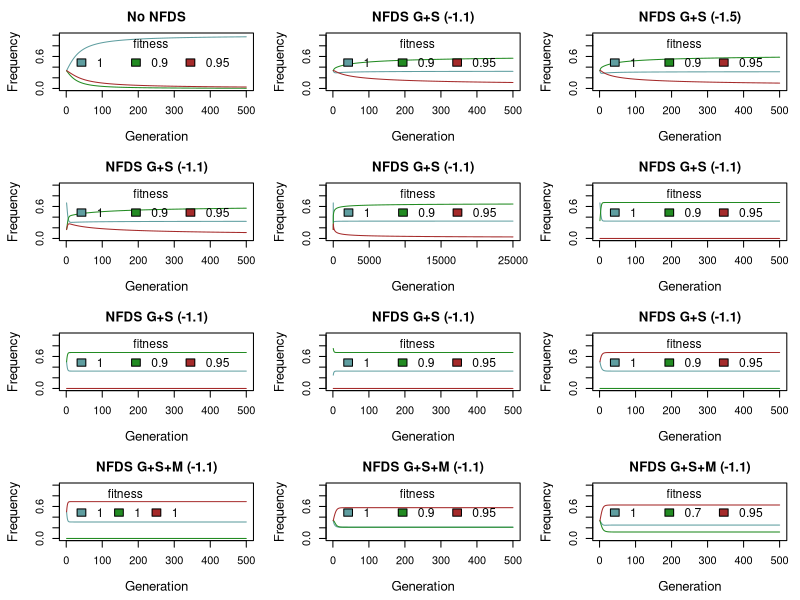
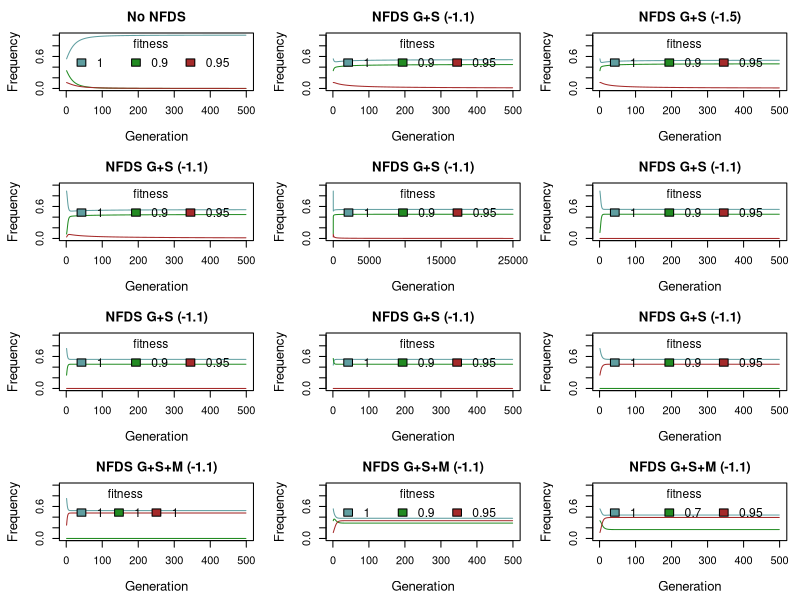
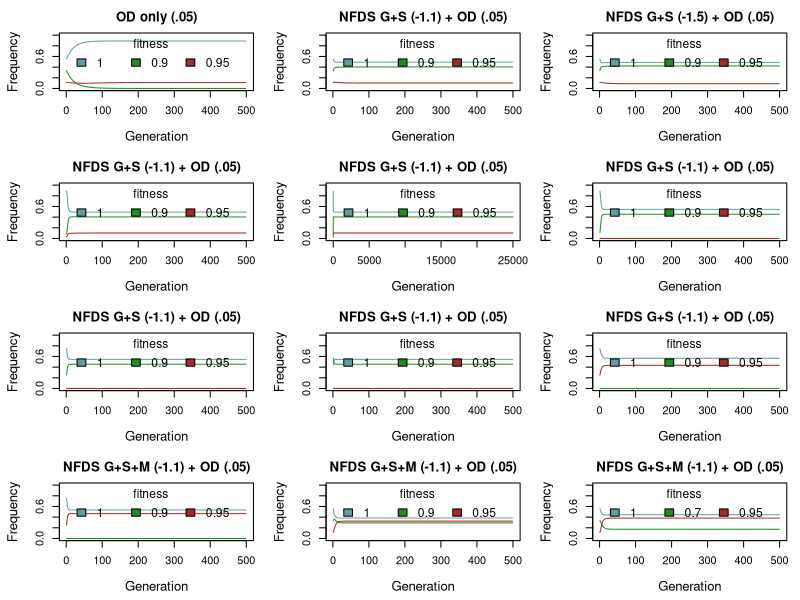

Recreate these plots in R, in order.
## relatively simple 3 allele model with vs without NFDS
## f = initial frequency of alleles
## w = relative fitness (if nfds != this if relative fitness at p = 0.5)
## nfds = effect of frequency on relative fitness
## N = number of gens to simulate
## odm = fitness benefit for melanic hets
sim3a<-function(fs=1/3,fg=1/3,fm=1/3,ws=1,wg=1,wm=1,nfdss=0,nfdsg=0,nfdsm=0,N=500,odm=0){
    P<-matrix(NA,nrow=N,ncol=3) ## s, g, m freqs
    P[1,]<-c(fs,fg,fm)
    
    
    M<-P ## morph frequencies, dominance s > g > m
    W<-P  ## relative fitness values, s, g, m

    for(j in 2:N){
        fs<-P[j-1,1]
        fg<-P[j-1,2]
        fm<-P[j-1,3]
        M[j-1,1]<-fs^2 + 2*fs*fg + 2*fs*fm
        M[j-1,2]<-fg^2 + 2*fg*fm
        M[j-1,3]<-fm^2

        w<-rep(NA,3)
        w[1]<-ws + nfdss *(M[j-1,1]-.5)    
        w[2]<-wg + nfdsg *(M[j-1,2]-.5)    
        w[3]<-wm + nfdsm *(M[j-1,3]-.5)            
        w[w<0]<-0
        w<-w/(w[1]*M[j-1,1] + w[2]*M[j-1,2] + w[3]*M[j-1,3])
        W[j-1,]<-w                
        fsp<-fs^2*w[1] + fs*fg*w[1] + fs*fm*(w[1] + odm)
        fgp<-fs*fg*w[1] + fg^2*w[2] + fg*fm*(w[2] + odm)
        fmp<-fs*fm*(w[1] + odm) + fg*fm*(w[2] + odm) + fm^2*w[3]
        sump<-fsp+fgp+fmp
        P[j,1]<-fsp/sump
        P[j,2]<-fgp/sump
        P[j,3]<-fmp/sump
     }
     out<-cbind(P,M,W)
     return(out)
     }
 

plotsim<-function(o=NULL,x=0,tit=NULL,w=c(1,1,1),cl=1.2,ct=1.1){##x to 3 for morphs
    plot(o[,1+x],ylim=c(0,1),type='l',col="cadetblue",xlab="Generation",ylab="Frequency",cex.lab=cl)
    lines(o[,2+x],col="forestgreen")
    lines(o[,3+x],col="brown")
    legend(-.03,1.03,w,fill=c("cadetblue","forestgreen","brown"),bty='n',title="fitness",ncol=3,cex=ct)
    title(main=tit)
}

pdf("Sim3A_freqs.pdf",width=9,height=12)
par(mfrow=c(4,3))
par(mar=c(4.5,4.5,2.5,1))
 
oo<-sim3a(ws=1,wg=0.9,wm=.95,nfdss=0,nfdsg=0,nfdsm=0)
plotsim(oo,x=0,tit="No NFDS",w=c(1,.9,.95))

oo<-sim3a(ws=1,wg=0.9,wm=.95,nfdss=-1.1,nfdsg=-1.1)
plotsim(oo,x=0,tit="NFDS G+S (-1.1)",w=c(1,.9,.95))

oo<-sim3a(ws=1,wg=0.9,wm=.95,nfdss=-1.5,nfdsg=-1.5)
plotsim(oo,x=0,tit="NFDS G+S (-1.5)",w=c(1,.9,.95))

oo<-sim3a(fs=4/6,fg=1/6,fm=1/6,ws=1,wg=0.9,wm=.95,nfdss=-1.1,nfdsg=-1.1)
plotsim(oo,x=0,tit="NFDS G+S (-1.1)",w=c(1,.9,.95))

oo<-sim3a(fs=4/6,fg=1/6,fm=1/6,ws=1,wg=0.9,wm=.95,nfdss=-1.1,nfdsg=-1.1,N=25000)
plotsim(oo,x=0,tit="NFDS G+S (-1.1)",w=c(1,.9,.95))

oo<-sim3a(fs=2/3,fg=1/3,fm=0,ws=1,wg=0.9,wm=.95,nfdss=-1.1,nfdsg=-1.1)
plotsim(oo,x=0,tit="NFDS G+S (-1.1)",w=c(1,.9,.95))

oo<-sim3a(fs=1/2,fg=1/2,fm=0,ws=1,wg=0.9,wm=.95,nfdss=-1.1,nfdsg=-1.1)
plotsim(oo,x=0,tit="NFDS G+S (-1.1)",w=c(1,.9,.95))

oo<-sim3a(fs=1/4,fg=3/4,fm=0,ws=1,wg=0.9,wm=.95,nfdss=-1.1,nfdsg=-1.1)
plotsim(oo,x=0,tit="NFDS G+S (-1.1)",w=c(1,.9,.95))

oo<-sim3a(fs=1/2,fg=0,fm=1/2,ws=1,wg=0.9,wm=.95,nfdss=-1.1,nfdsg=-1.1)
plotsim(oo,x=0,tit="NFDS G+S (-1.1)",w=c(1,.9,.95))

oo<-sim3a(fs=1/2,fg=0,fm=1/2,ws=1,wg=0.9,wm=.95,nfdss=-1.1,nfdsg=-1.1,nfdsm=-1.1)
plotsim(oo,x=0,tit="NFDS G+S+M (-1.1)")

oo<-sim3a(fs=1/3,fg=1/3,fm=1/3,ws=1,wg=0.9,wm=.95,nfdss=-1.1,nfdsg=-1.1,nfdsm=-1.1)
plotsim(oo,x=0,tit="NFDS G+S+M (-1.1)",w=c(1,.9,.95))

oo<-sim3a(fs=1/3,fg=1/3,fm=1/3,ws=1,wg=0.7,wm=.95,nfdss=-1.1,nfdsg=-1.1,nfdsm=-1.1)
plotsim(oo,x=0,tit="NFDS G+S+M (-1.1)",w=c(1,.7,.95))

dev.off()

pdf("Sim3A_morphs.pdf",width=9,height=12)
par(mfrow=c(4,3))
par(mar=c(4.5,4.5,2.5,1))
 
oo<-sim3a(ws=1,wg=0.9,wm=.95,nfdss=0,nfdsg=0,nfdsm=0)
plotsim(oo,x=3,tit="No NFDS",w=c(1,.9,.95))

oo<-sim3a(ws=1,wg=0.9,wm=.95,nfdss=-1.1,nfdsg=-1.1)
plotsim(oo,x=3,tit="NFDS G+S (-1.1)",w=c(1,.9,.95))

oo<-sim3a(ws=1,wg=0.9,wm=.95,nfdss=-1.5,nfdsg=-1.5)
plotsim(oo,x=3,tit="NFDS G+S (-1.5)",w=c(1,.9,.95))

oo<-sim3a(fs=4/6,fg=1/6,fm=1/6,ws=1,wg=0.9,wm=.95,nfdss=-1.1,nfdsg=-1.1)
plotsim(oo,x=3,tit="NFDS G+S (-1.1)",w=c(1,.9,.95))

oo<-sim3a(fs=4/6,fg=1/6,fm=1/6,ws=1,wg=0.9,wm=.95,nfdss=-1.1,nfdsg=-1.1,N=25000)
plotsim(oo,x=3,tit="NFDS G+S (-1.1)",w=c(1,.9,.95))

oo<-sim3a(fs=2/3,fg=1/3,fm=0,ws=1,wg=0.9,wm=.95,nfdss=-1.1,nfdsg=-1.1)
plotsim(oo,x=3,tit="NFDS G+S (-1.1)",w=c(1,.9,.95))

oo<-sim3a(fs=1/2,fg=1/2,fm=0,ws=1,wg=0.9,wm=.95,nfdss=-1.1,nfdsg=-1.1)
plotsim(oo,x=3,tit="NFDS G+S (-1.1)",w=c(1,.9,.95))

oo<-sim3a(fs=1/4,fg=3/4,fm=0,ws=1,wg=0.9,wm=.95,nfdss=-1.1,nfdsg=-1.1)
plotsim(oo,x=3,tit="NFDS G+S (-1.1)",w=c(1,.9,.95))

oo<-sim3a(fs=1/2,fg=0,fm=1/2,ws=1,wg=0.9,wm=.95,nfdss=-1.1,nfdsg=-1.1)
plotsim(oo,x=3,tit="NFDS G+S (-1.1)",w=c(1,.9,.95))

oo<-sim3a(fs=1/2,fg=0,fm=1/2,ws=1,wg=0.9,wm=.95,nfdss=-1.1,nfdsg=-1.1,nfdsm=-1.1)
plotsim(oo,x=3,tit="NFDS G+S+M (-1.1)")

oo<-sim3a(fs=1/3,fg=1/3,fm=1/3,ws=1,wg=0.9,wm=.95,nfdss=-1.1,nfdsg=-1.1,nfdsm=-1.1)
plotsim(oo,x=3,tit="NFDS G+S+M (-1.1)",w=c(1,.9,.95))

oo<-sim3a(fs=1/3,fg=1/3,fm=1/3,ws=1,wg=0.7,wm=.95,nfdss=-1.1,nfdsg=-1.1,nfdsm=-1.1)
plotsim(oo,x=3,tit="NFDS G+S+M (-1.1)",w=c(1,.7,.95))

dev.off()

pdf("Sim3A_morphs_od.pdf",width=9,height=12)
par(mfrow=c(4,3))
par(mar=c(4.5,4.5,2.5,1))
 
oo<-sim3a(ws=1,wg=0.9,wm=.95,nfdss=0,nfdsg=0,nfdsm=0,odm=0.05)
plotsim(oo,x=3,tit="OD only (.05)",w=c(1,.9,.95))

oo<-sim3a(ws=1,wg=0.9,wm=.95,nfdss=-1.1,nfdsg=-1.1,odm=0.05)
plotsim(oo,x=3,tit="NFDS G+S (-1.1) + OD (.05)",w=c(1,.9,.95))

oo<-sim3a(ws=1,wg=0.9,wm=.95,nfdss=-1.5,nfdsg=-1.5,odm=0.05)
plotsim(oo,x=3,tit="NFDS G+S (-1.5) + OD (.05)",w=c(1,.9,.95))

oo<-sim3a(fs=4/6,fg=1/6,fm=1/6,ws=1,wg=0.9,wm=.95,nfdss=-1.1,nfdsg=-1.1,odm=0.05)
plotsim(oo,x=3,tit="NFDS G+S (-1.1) + OD (.05)",w=c(1,.9,.95))

oo<-sim3a(fs=4/6,fg=1/6,fm=1/6,ws=1,wg=0.9,wm=.95,nfdss=-1.1,nfdsg=-1.1,N=25000,odm=0.05)
plotsim(oo,x=3,tit="NFDS G+S (-1.1) + OD (.05)",w=c(1,.9,.95))

oo<-sim3a(fs=2/3,fg=1/3,fm=0,ws=1,wg=0.9,wm=.95,nfdss=-1.1,nfdsg=-1.1,odm=0.05)
plotsim(oo,x=3,tit="NFDS G+S (-1.1) + OD (.05)",w=c(1,.9,.95))

oo<-sim3a(fs=1/2,fg=1/2,fm=0,ws=1,wg=0.9,wm=.95,nfdss=-1.1,nfdsg=-1.1,odm=0.05)
plotsim(oo,x=3,tit="NFDS G+S (-1.1) + OD (.05)",w=c(1,.9,.95))

oo<-sim3a(fs=1/4,fg=3/4,fm=0,ws=1,wg=0.9,wm=.95,nfdss=-1.1,nfdsg=-1.1,odm=0.05)
plotsim(oo,x=3,tit="NFDS G+S (-1.1) + OD (.05)",w=c(1,.9,.95))

oo<-sim3a(fs=1/2,fg=0,fm=1/2,ws=1,wg=0.9,wm=.95,nfdss=-1.1,nfdsg=-1.1,odm=0.05)
plotsim(oo,x=3,tit="NFDS G+S (-1.1) + OD (.05)",w=c(1,.9,.95))

oo<-sim3a(fs=1/2,fg=0,fm=1/2,ws=1,wg=0.9,wm=.95,nfdss=-1.1,nfdsg=-1.1,nfdsm=-1.1,odm=0.05)
plotsim(oo,x=3,tit="NFDS G+S+M (-1.1) + OD (.05)",w=c(1,.9,.95))

oo<-sim3a(fs=1/3,fg=1/3,fm=1/3,ws=1,wg=0.9,wm=.95,nfdss=-1.1,nfdsg=-1.1,nfdsm=-1.1,odm=0.05)
plotsim(oo,x=3,tit="NFDS G+S+M (-1.1) + OD (.05)",w=c(1,.9,.95))

oo<-sim3a(fs=1/3,fg=1/3,fm=1/3,ws=1,wg=0.7,wm=.95,nfdss=-1.1,nfdsg=-1.1,nfdsm=-1.1,odm=0.05)
plotsim(oo,x=3,tit="NFDS G+S+M (-1.1) + OD (.05)",w=c(1,.7,.95))

dev.off()
